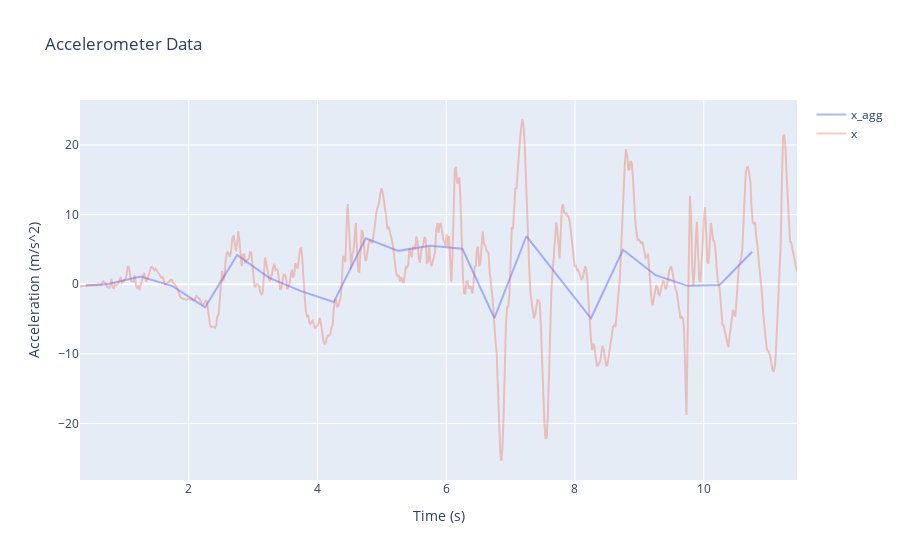

The code cell stored with this chart in its notebook:
### Code cell
# The accelerometer data is noisy, so we will use aggregation to smooth it out

# create a new df with the accelerometer data aggregated by 0.1 seconds

readings_accelerometer_aggregated = readings_accelerometer.groupby(pd.cut(readings_accelerometer["times"], np.arange(0, readings_accelerometer["times"].max(), 0.5))).mean()


# plot the accelerometer data
fig = go.Figure()

#fig.add_trace(go.Scatter(x=readings_accelerometer_aggregated["times"], y=readings_accelerometer_aggregated["magnitude"], name="magnitude_agg"))
fig.add_trace(go.Scatter(x=readings_accelerometer_aggregated["times"], y=readings_accelerometer_aggregated["x"], name="x_agg", opacity=0.5))
#fig.add_trace(go.Scatter(x=readings_accelerometer_aggregated["times"], y=readings_accelerometer_aggregated["y"], name="y_agg", opacity=0.5))
#fig.add_trace(go.Scatter(x=readings_accelerometer_aggregated["times"], y=readings_accelerometer_aggregated["z"], name="z_agg", opacity=0.5))

#fig.add_trace(go.Scatter(x=readings_accelerometer["times"], y=readings_accelerometer["magnitude"], name="magnitude", opacity=0.3))
fig.add_trace(go.Scatter(x=readings_accelerometer["times"], y=readings_accelerometer["x"], name="x", opacity=0.3))
#fig.add_trace(go.Scatter(x=readings_accelerometer["times"], y=readings_accelerometer["y"], name="y", opacity=0.3))
#fig.add_trace(go.Scatter(x=readings_accelerometer["times"], y=readings_accelerometer["z"], name="z", opacity=0.3))

fig.update_layout(title="Accelerometer Data", xaxis_title="Time (s)", yaxis_title="Acceleration (m/s^2)")

fig.show()

### Figure 1 — Plotly figure (JSON) as saved in the notebook; plotly's stock layout.template omitted (floating-point values rounded to 4 significant figures; data arrays with more than 128 entries replaced by an {"elided": "..."} marker saying what was removed)
{"data": [{"name": "x_agg", "opacity": 0.5, "type": "scatter", "x": [0.4009, 0.7535, 1.251, 1.748, 2.254, 2.752, 3.249, 3.755, 4.252, 4.75, 5.256, 5.753, 6.25, 6.748, 7.245, 7.751, 8.248, 8.746, 9.252, 9.749, 10.25, 10.75], "y": [-0.2052, 0.02471, 1.089, -0.2834, -3.332, 4.199, 0.9143, -1.034, -2.558, 6.59, 4.788, 5.53, 5.082, -4.868, 6.887, 0.9494, -4.898, 4.949, 1.292, -0.2374, -0.1246, 4.656]}, {"name": "x", "opacity": 0.3, "type": "scatter", "x": {"elided": "617 float values"}, "y": {"elided": "617 float values"}}], "layout": {"title": {"text": "Accelerometer Data"}, "xaxis": {"title": {"text": "Time (s)"}}, "yaxis": {"title": {"text": "Acceleration (m/s^2)"}}}}
